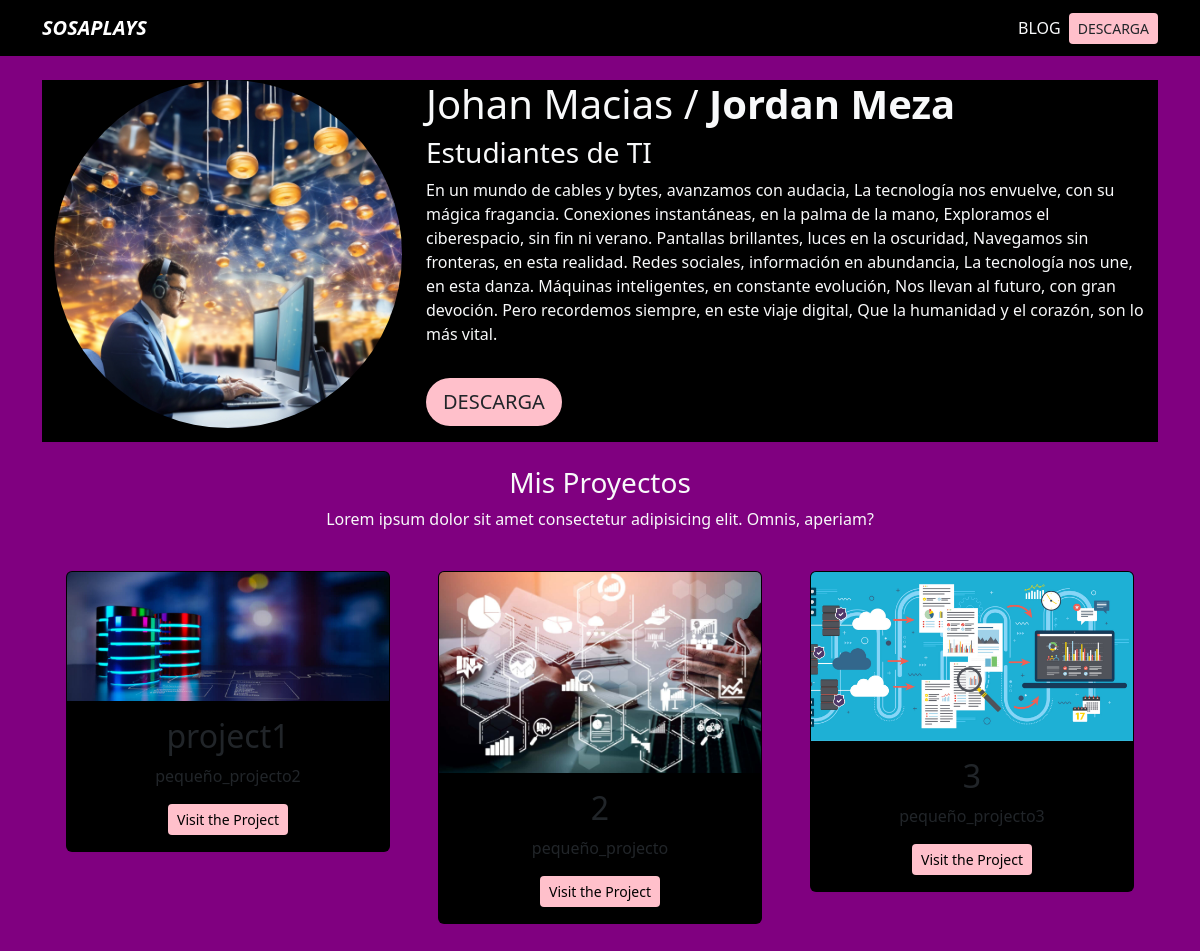
The page / on the database its author committed.
### portfolio/models.py (models this page shows)
class Project(models.Model):
    title = CharField(max_length=100)
    description = CharField(max_length=250)
    image = ImageField(upload_to="portfolio/images/")
    url = URLField(blank=True)

### portfolio/views.py (the view)
# urls.py: 2. Add a URL to urlpatterns:  path('', views.home, name='home')
def home(request):
    project = Project.objects.all()
    return render(request, 'home.html', {'projects':project})

### portfolio/templates/home.html
{% extends 'layout.html' %}
{% block content %}
{% load static %}
<header class="row bg-black">
    <div class="col-md-4">
        <img src="{% static 'profile1.jpg' %}" class="img-fluid rounded-circle" alt="Jordan Meza">
    </div>
    <div class="col-md-8 my-auto">
        <h1>Johan Macias /<strong> Jordan Meza</strong></h1>
        <h3>Estudiantes de TI</h3>
        <p>
            En un mundo de cables y bytes, avanzamos con audacia,
            La tecnología nos envuelve, con su mágica fragancia.
            Conexiones instantáneas, en la palma de la mano,
            Exploramos el ciberespacio, sin fin ni verano.
            Pantallas brillantes, luces en la oscuridad,
            Navegamos sin fronteras, en esta realidad.
            Redes sociales, información en abundancia,
            La tecnología nos une, en esta danza.
            Máquinas inteligentes, en constante evolución,
            Nos llevan al futuro, con gran devoción.
            Pero recordemos siempre, en este viaje digital,
            Que la humanidad y el corazón, son lo más vital.
        </p>
        <a href="{% static 'ACTIVIDAD1.pdf'%}" class="btn btn-pink btn-lg rounded-pill my-3">DESCARGA</a>
    </div>
</header>
<div class="row my-4 text-center">
    <h3>Mis Proyectos</h3>
    <p>Lorem ipsum dolor sit amet consectetur adipisicing elit. Omnis, aperiam?</p>
    {% for project in projects %}
    <div class="col-md-4 p-4">
        <div class="card bg-black card-project">
            <img src="{{project.image.url }}" class="card-img-top" />
            <div class="card-body">
                <h2>{{ project.title }}</h2>
                <p>{{ project.description }}</p>
                {% if project.url %}
                <a href="{{project.url}}" class="btn btn-pink btn-sm btn-with-hover" target="__blank" rel="noreferrer">Visit the Project</a>
                {% endif %}
            </div>
        </div>
    </div>
    {% endfor %}
</div>
{% endblock %}

### portfolio/templates/layout.html (shortened to what this page needs)
{% load static %}
<!DOCTYPE html>
<html lang="en">
<head>
    <link href="https://cdn.jsdelivr.net/npm/bootstrap@5.3.1/dist/css/bootstrap.min.css" rel="stylesheet">
    <link rel="stylesheet" href="{% static 'main.css' %}">
</head>
<body class="text-light">
    {% include 'partials/navbar.html' %}
    <div class="container p-4">
      {% block content %}
      {% endblock %}
    </div>
  </body>
  </html>

### portfolio/templates/partials/navbar.html (shortened to what this page needs)
{% load static %}
<nav class="navbar navbar-expand-lg navbar-dark bg-black">
  <div class="container">
    <a class="navbar-brand fw-bold fst-italic" href="/" id="sosaplays">SOSAPLAYS</a>
    <div class="collapse navbar-collapse" id="navbarNav">
      <ul class="navbar-nav ms-auto">
        <li class="nav-item">
          <a class="nav-link text-light" href="/blog/">BLOG</a>
        </li>
        <li class="nav-item d-flex align-items-center">
          <a class="btn btn-pink btn-sm" href="{% static 'ACTIVIDAD1.pdf' %}" target="_blank">
            <span class="btn-text">DESCARGA</span>
          </a>
        </li>
      </ul>
    </div>
  </div>
</nav>

### static/main.css (style rules this page uses)
body { background: purple; }
.bg-black { background: #000000b9; }
.btn-pink { background-color: pink; }
#sosaplays { position: relative; transition: background-color 0.5s ease; }
.btn-with-hover { background-color: pink; color: black; transition: background-color 0.3s ease, box-shadow 0.3s ease; }

### rows shown on the page
Project: image (picture), title "project1", description "pequeño_projecto2"
Project: image (picture), title "2", description "pequeño_projecto"
Project: image (picture), title "3", description "pequeño_projecto3"
